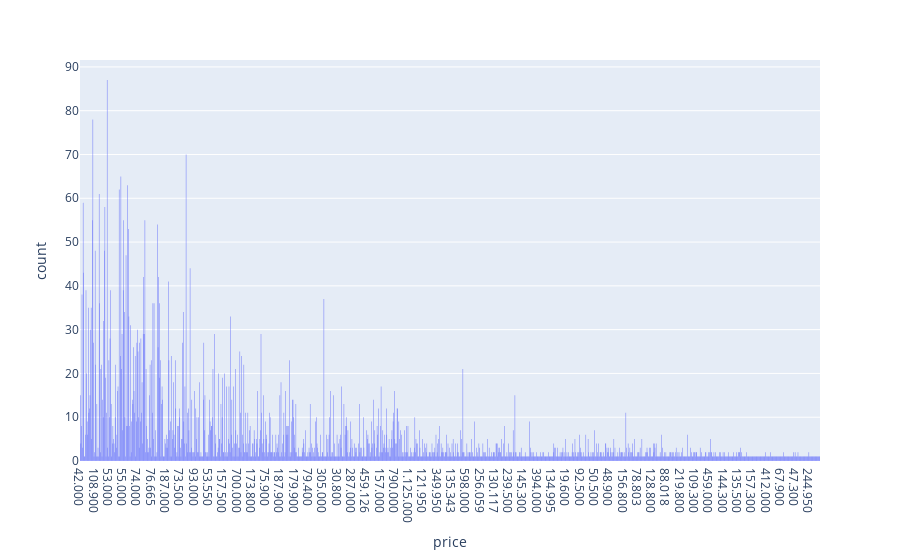

This figure's notebook cell:
### Code cell
# Distribución de los precios para encontrar outliers
fig = px.histogram(data_frame=df_, x='price')
fig.show()

### Figure 1 — Plotly figure (JSON) as saved in the notebook; plotly's stock layout.template omitted (floating-point values rounded to 4 significant figures; data arrays with more than 128 entries replaced by an {"elided": "..."} marker saying what was removed)
{"data": [{"alignmentgroup": "True", "bingroup": "x", "hovertemplate": "price=%{x}<br>count=%{y}<extra></extra>", "legendgroup": "", "marker": {"color": "#636efa", "pattern": {"shape": ""}}, "name": "", "offsetgroup": "", "orientation": "v", "showlegend": false, "type": "histogram", "x": {"elided": "6595 str values"}, "xaxis": "x", "yaxis": "y"}], "layout": {"barmode": "relative", "legend": {"tracegroupgap": 0}, "margin": {"t": 60}, "xaxis": {"anchor": "y", "domain": [0, 1], "title": {"text": "price"}}, "yaxis": {"anchor": "x", "domain": [0, 1], "title": {"text": "count"}}}}
